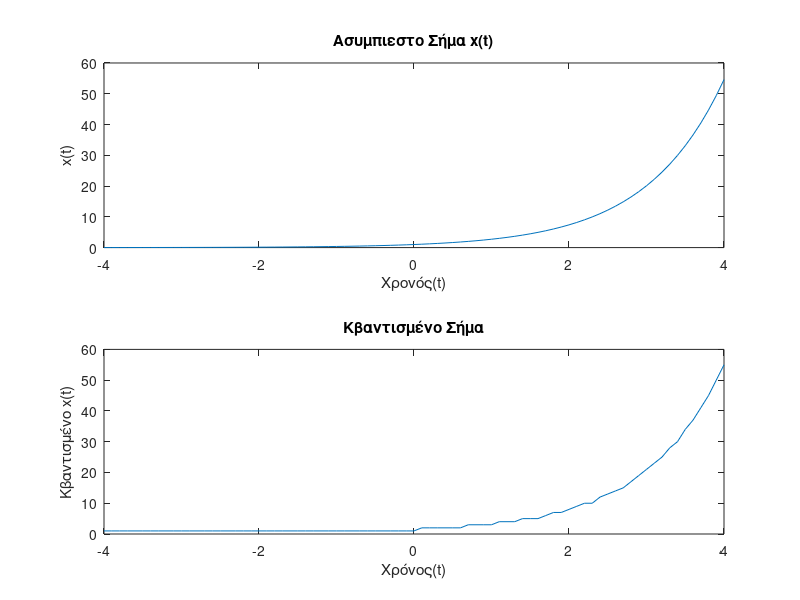
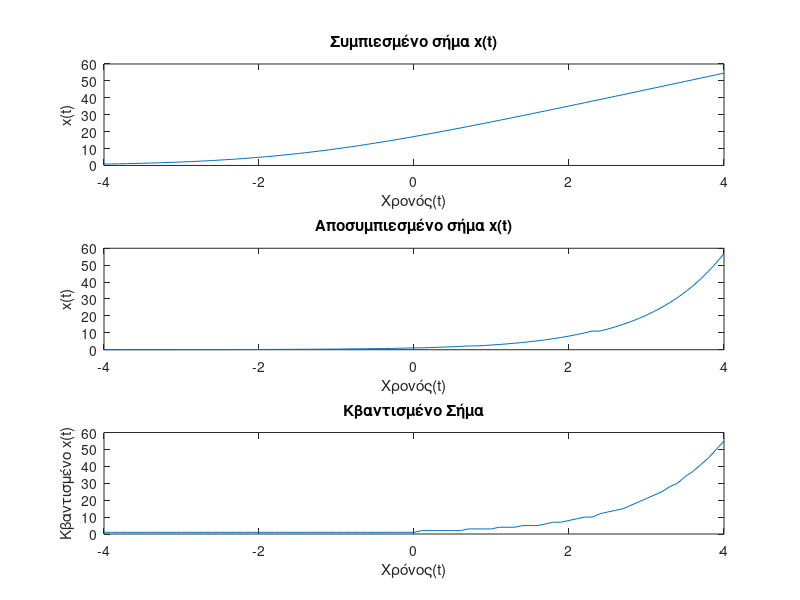

Recreate these plots in MATLAB, in order.
t = -4:0.1:4;   % χρονική διάρκεια
x = exp(t);     % σήμα πληροφορίας

% A) χωρίς συμπίεση
l = 0:1:64;     % επίπεδα κβάντισης
z = 0:1:63;     % ζώνες κβάντισης

% Ομοιόμορφη κβάντιση ασυμπιεστου σήματος
[index, xq] = quantiz(x, z, l);

subplot(2, 1, 1);
plot(t, x);
title('Ασυμπιεστο Σήμα x(t)');
xlabel('Χρονός(t)');
ylabel('x(t)');

subplot(2, 1, 2);
plot(t, xq);
title('Κβαντισμένο Σήμα');
xlabel('Χρόνος(t)');
ylabel('Κβαντισμένο x(t)');

% B) Συμπίεση κατα μ-law
mu = 255; 
x_comp = compand(x, mu, max(x), 'mu/compressor');

% Ομοιόμορφη κβάντιση συμπιεσμένου σήματος 
[index_comp, xq_comp] = quantiz(x_comp, z, l);

% Αποσυμπίεση κβαντισμένου σήματος
x_decomp = compand(xq_comp, mu, max(x), 'mu/expander');

figure;
subplot(3, 1, 1);
plot(t, x_comp);
title('Συμπιεσμένο σήμα x(t)');
xlabel('Χρονός(t)');
ylabel('x(t)');

subplot(3, 1, 2);
plot(t, x_decomp);
title('Αποσυμπιεσμένο σήμα x(t)');
xlabel('Χρονός(t)');
ylabel('x(t)');

subplot(3, 1, 3);
plot(t, xq);
title('Κβαντισμένο Σήμα');
xlabel('Χρόνος(t)');
ylabel('Κβαντισμένο x(t)');

% η mean βρίσκει τον μέσο όρο για όλα τα στοιχεία του πίνακα, οπότε αθροίζει 
% το όρισμα για όσα στοιχεία και το διαιρέι δια το πλήθος τους.
D1 = mean((x - xq).^2);    
D2 = mean((x - x_decomp).^2);

disp(['Mέσο τετραγωνικό σφάλμα κβάντισης D1: ', num2str(D1)]);
disp(['Mέσο τετραγωνικό σφάλμα κβάντισης D2: ', num2str(D2)]);